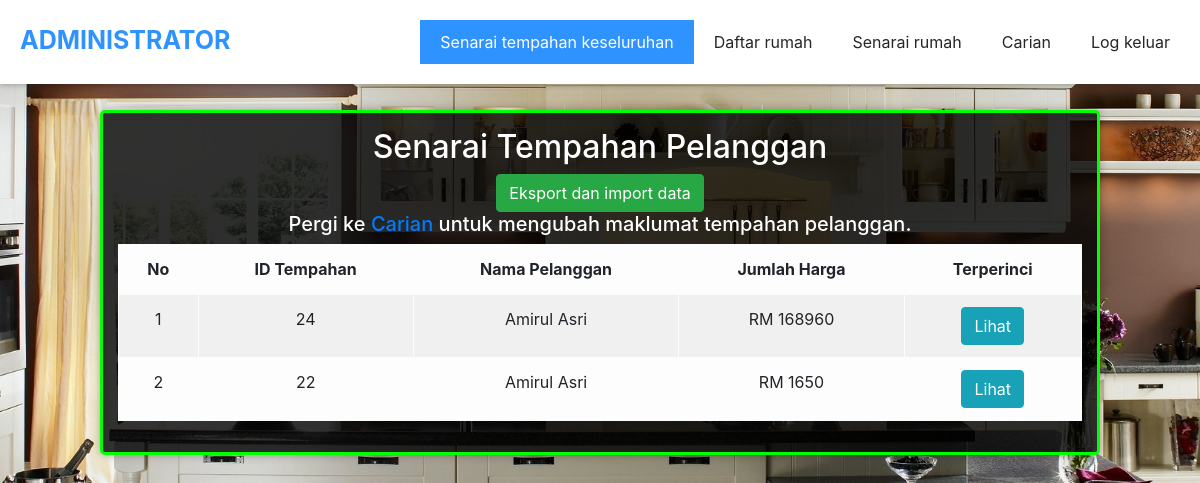
Page /admin/administrator/tempahanpelanggan.php (signed in) on the earlier database version.
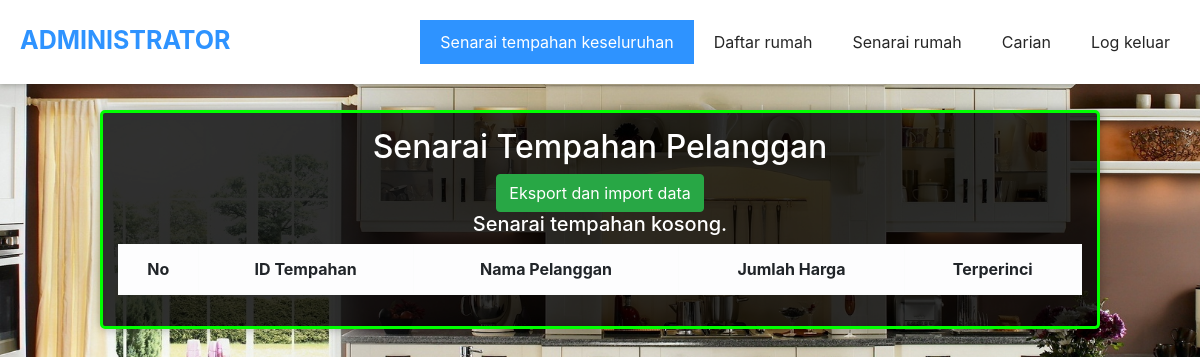
Same page on the later database version.
### tables this page shows
CREATE TABLE `tempahan` (
  `idtempahan` int(150) NOT NULL,
  `idrumah` int(150) NOT NULL,
  `email` varchar(150) NOT NULL,
  `tarikhmasuk` varchar(15) NOT NULL,
  `tarikhkeluar` varchar(15) NOT NULL,
  `bildewasa` int(10) NOT NULL,
  `bilkanakkanak` int(10) NOT NULL,
  `jumlahharga` varchar(150) NOT NULL,
  `namapelanggan` varchar(150) NOT NULL,
  `notelpelanggan` varchar(11) NOT NULL,
  `statusbayaran` varchar(150) NOT NULL
);

### admin/administrator/tempahanpelanggan.php (the view, shortened to what this page needs)
<?php
include "../../setup.php";
?>
<!DOCTYPE html>
<html lang="en">
<head>
    <link rel="stylesheet" href="../style/administrator.css" type="text/css">
    <link rel="stylesheet" href="../style/bootstrap.css" type="text/css">
    <link rel="stylesheet" href="../style/navbar.css">
    <link rel="stylesheet" href="../../style/loader.css">
</head>
<body>
    <header>
        <a href="index.php" class="logo">ADMINISTRATOR</a>
        <nav class="hidenav">
            <ul>
                <li><a href="#" class="active">Senarai tempahan keseluruhan</a></li>
                <li><a href="daftarrumah.php">Daftar rumah</a></li>
                <li><a href="senarairumah.php">Senarai rumah</a></li>
                <li><a href="cariantempahan.php">Carian</a></li>
                <li><a href="#" data-toggle="modal" data-target="#logkeluar">Log keluar</a></li>
            </ul>
        </nav>
    </header>
    <div class="boranglogin">
        <div class="boranglogindalam">
            <div class="logininput" style="overflow: auto;">
                <h2 class="titlecolor">Senarai Tempahan Pelanggan</h2>
                <a href="sandardanpulihkan.php" role="button" class="btn btn-success">Eksport dan import data</a>
                <table border="1" class="table table-hover table-light table-bordered table-striped">
                    <thead>
                        <tr>
                            <th>No</th>
                            <th>ID Tempahan</th>
                            <th>Nama Pelanggan</th>
                            <th>Jumlah Harga</th>
                            <th>Terperinci</th>
                        </tr>
                    </thead>
                    <?php
                    $query_mysql = mysqli_query($conn, "SELECT * FROM tempahan ORDER BY idtempahan DESC");
                    if (mysqli_num_rows($query_mysql) < 1) {
                        echo "<h5 class='titlecolor'>Senarai tempahan kosong.</h5>";
                    } else {
                        echo "<h5 class='titlecolor'>Pergi ke <a href='cariantempahan.php'>Carian</a> untuk mengubah maklumat tempahan pelanggan.</h5>";
                    }
                    $nomor = 1;
                    while ($data = mysqli_fetch_array($query_mysql)) {
                    ?>
                        <tr>
                            <td><?php echo $nomor++; ?></td>
                            <td><?php echo $data['idtempahan']; ?></td>
                            <td><?php echo $data['namapelanggan']; ?></td>
                            <td>RM <?php echo $data['jumlahharga']; ?></td>
                            <td><a href="tempahanterperinci.php?id=<?php echo $data['idtempahan']; ?>" role="button" class="btn btn-info">Lihat</a></td>
                        </tr>
                    <?php } ?>
                </table>
            </div>
        </div>
    </div>
</body>
</html>

Differences in the rows shown:
removed tempahan: idtempahan "24", namapelanggan "Amirul Asri", jumlahharga "168960"
removed tempahan: idtempahan "22", namapelanggan "Amirul Asri", jumlahharga "1650"
Other differences:
text no longer shown: "Pergi ke Carian untuk mengubah maklumat tempahan pelanggan."
text now shown: "Senarai tempahan kosong."
